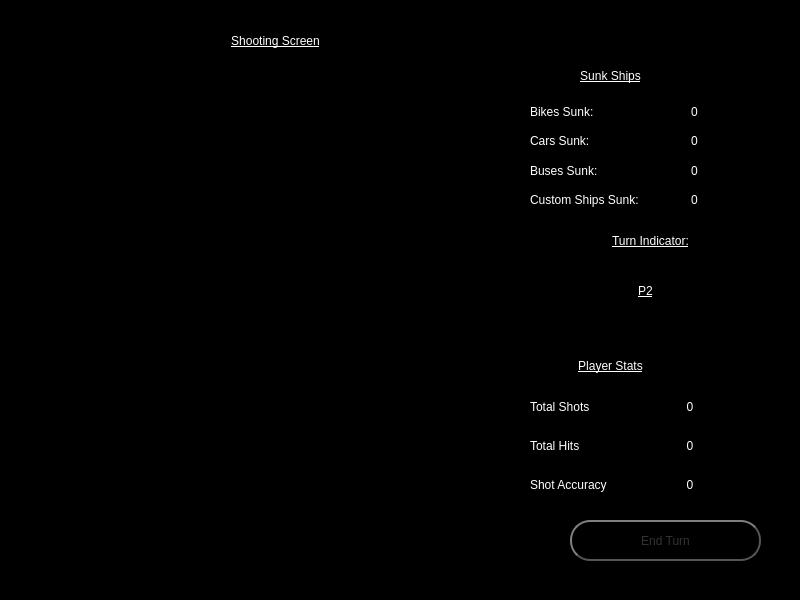
<?xml version="1.0" encoding="UTF-8"?>
<ui version="4.0">
 <class>ShotPage</class>
 <widget class="QWidget" name="ShotPage">
  <property name="geometry">
   <rect>
    <x>0</x>
    <y>0</y>
    <width>800</width>
    <height>600</height>
   </rect>
  </property>
  <property name="windowTitle">
   <string>Form</string>
  </property>
  <property name="styleSheet">
   <string notr="true">background-color: rgb(0, 0, 0);</string>
  </property>
  <widget class="QLabel" name="ShootScreenTitle">
   <property name="geometry">
    <rect>
     <x>120</x>
     <y>20</y>
     <width>311</width>
     <height>41</height>
    </rect>
   </property>
   <property name="styleSheet">
    <string notr="true">font: 75 22pt &quot;MS Shell Dlg 2&quot;;
text-decoration: underline;
color: rgb(255, 255, 255);</string>
   </property>
   <property name="text">
    <string>Shooting Screen</string>
   </property>
   <property name="alignment">
    <set>Qt::AlignCenter</set>
   </property>
  </widget>
  <widget class="QFrame" name="ShootingFrame">
   <property name="geometry">
    <rect>
     <x>30</x>
     <y>80</y>
     <width>500</width>
     <height>500</height>
    </rect>
   </property>
   <property name="frameShape">
    <enum>QFrame::StyledPanel</enum>
   </property>
   <property name="frameShadow">
    <enum>QFrame::Raised</enum>
   </property>
   <widget class="QWidget" name="gridLayoutWidget_2">
    <property name="geometry">
     <rect>
      <x>0</x>
      <y>0</y>
      <width>491</width>
      <height>491</height>
     </rect>
    </property>
    <layout class="QGridLayout" name="ShootingGrid">
     <property name="sizeConstraint">
      <enum>QLayout::SetMaximumSize</enum>
     </property>
     <property name="bottomMargin">
      <number>0</number>
     </property>
     <property name="spacing">
      <number>0</number>
     </property>
    </layout>
   </widget>
  </widget>
  <widget class="QLabel" name="shipsRemainLabel">
   <property name="geometry">
    <rect>
     <x>540</x>
     <y>60</y>
     <width>141</width>
     <height>31</height>
    </rect>
   </property>
   <property name="styleSheet">
    <string notr="true">color: rgb(255, 255, 255);
text-decoration: underline;
font: 75 20pt &quot;MS Shell Dlg 2&quot;;</string>
   </property>
   <property name="text">
    <string>Sunk Ships</string>
   </property>
   <property name="alignment">
    <set>Qt::AlignCenter</set>
   </property>
  </widget>
  <widget class="QPushButton" name="shootScreenEndTurn">
   <property name="geometry">
    <rect>
     <x>570</x>
     <y>520</y>
     <width>191</width>
     <height>41</height>
    </rect>
   </property>
   <property name="styleSheet">
    <string notr="true">QPushButton {
	font: 18pt &quot;MS Shell Dlg 2&quot;;
    color: #333;
    border: 2px solid #555;
    border-radius: 20px;
    border-style: outset;
    background: qradialgradient(
        cx: 0.3, cy: -0.4, fx: 0.3, fy: -0.4,
        radius: 1.35, stop: 0 #fff, stop: 1 #888
        );
    padding: 5px;
    }

QPushButton:hover {
    background: qradialgradient(
        cx: 0.3, cy: -0.4, fx: 0.3, fy: -0.4,
        radius: 1.35, stop: 0 #fff, stop: 1 #bbb
        );
    }

QPushButton:pressed {
    border-style: inset;
    background: qradialgradient(
        cx: 0.4, cy: -0.1, fx: 0.4, fy: -0.1,
        radius: 1.35, stop: 0 #fff, stop: 1 #ddd
        );
    }</string>
   </property>
   <property name="text">
    <string>End Turn</string>
   </property>
  </widget>
  <widget class="QWidget" name="gridLayoutWidget">
   <property name="geometry">
    <rect>
     <x>530</x>
     <y>100</y>
     <width>211</width>
     <height>111</height>
    </rect>
   </property>
   <layout class="QGridLayout" name="gridLayout_2">
    <item row="3" column="0">
     <widget class="QLabel" name="customSunkLabel">
      <property name="styleSheet">
       <string notr="true">color: rgb(255, 255, 255);
font: 75 12pt &quot;MS Shell Dlg 2&quot;;</string>
      </property>
      <property name="text">
       <string>Custom Ships Sunk: </string>
      </property>
     </widget>
    </item>
    <item row="0" column="0">
     <widget class="QLabel" name="bikesSunkLabel">
      <property name="styleSheet">
       <string notr="true">color: rgb(255, 255, 255);
font: 75 12pt &quot;MS Shell Dlg 2&quot;;</string>
      </property>
      <property name="text">
       <string>Bikes Sunk: </string>
      </property>
     </widget>
    </item>
    <item row="0" column="1">
     <widget class="QLabel" name="bikeSunkCount">
      <property name="minimumSize">
       <size>
        <width>30</width>
        <height>0</height>
       </size>
      </property>
      <property name="styleSheet">
       <string notr="true">color: rgb(255, 255, 255);
font: 75 12pt &quot;MS Shell Dlg 2&quot;;</string>
      </property>
      <property name="text">
       <string>0</string>
      </property>
      <property name="alignment">
       <set>Qt::AlignCenter</set>
      </property>
     </widget>
    </item>
    <item row="1" column="1">
     <widget class="QLabel" name="carSunkCount">
      <property name="styleSheet">
       <string notr="true">color: rgb(255, 255, 255);
font: 75 12pt &quot;MS Shell Dlg 2&quot;;</string>
      </property>
      <property name="text">
       <string>0</string>
      </property>
      <property name="alignment">
       <set>Qt::AlignCenter</set>
      </property>
     </widget>
    </item>
    <item row="2" column="1">
     <widget class="QLabel" name="busSunkCount">
      <property name="styleSheet">
       <string notr="true">color: rgb(255, 255, 255);
font: 75 12pt &quot;MS Shell Dlg 2&quot;;</string>
      </property>
      <property name="text">
       <string>0</string>
      </property>
      <property name="alignment">
       <set>Qt::AlignCenter</set>
      </property>
     </widget>
    </item>
    <item row="3" column="1">
     <widget class="QLabel" name="customSunkCount">
      <property name="styleSheet">
       <string notr="true">color: rgb(255, 255, 255);
font: 75 12pt &quot;MS Shell Dlg 2&quot;;</string>
      </property>
      <property name="text">
       <string>0</string>
      </property>
      <property name="alignment">
       <set>Qt::AlignCenter</set>
      </property>
     </widget>
    </item>
    <item row="1" column="0">
     <widget class="QLabel" name="carsSunkLabel">
      <property name="styleSheet">
       <string notr="true">color: rgb(255, 255, 255);
font: 75 12pt &quot;MS Shell Dlg 2&quot;;</string>
      </property>
      <property name="text">
       <string>Cars Sunk:</string>
      </property>
     </widget>
    </item>
    <item row="2" column="0">
     <widget class="QLabel" name="busesSunkLabel">
      <property name="styleSheet">
       <string notr="true">color: rgb(255, 255, 255);
font: 75 12pt &quot;MS Shell Dlg 2&quot;;</string>
      </property>
      <property name="text">
       <string>Buses Sunk:</string>
      </property>
     </widget>
    </item>
   </layout>
  </widget>
  <widget class="QWidget" name="gridLayoutWidget_3">
   <property name="geometry">
    <rect>
     <x>530</x>
     <y>390</y>
     <width>211</width>
     <height>111</height>
    </rect>
   </property>
   <layout class="QGridLayout" name="gridLayout_3">
    <item row="1" column="1">
     <widget class="QLabel" name="totalHitsCount">
      <property name="styleSheet">
       <string notr="true">color: rgb(255, 255, 255);
font: 75 12pt &quot;MS Shell Dlg 2&quot;;</string>
      </property>
      <property name="text">
       <string>0</string>
      </property>
      <property name="alignment">
       <set>Qt::AlignCenter</set>
      </property>
     </widget>
    </item>
    <item row="1" column="0">
     <widget class="QLabel" name="totalHitsLabel">
      <property name="styleSheet">
       <string notr="true">color: rgb(255, 255, 255);
font: 75 12pt &quot;MS Shell Dlg 2&quot;;</string>
      </property>
      <property name="text">
       <string>Total Hits</string>
      </property>
     </widget>
    </item>
    <item row="0" column="1">
     <widget class="QLabel" name="totalShotsCount">
      <property name="minimumSize">
       <size>
        <width>30</width>
        <height>0</height>
       </size>
      </property>
      <property name="styleSheet">
       <string notr="true">color: rgb(255, 255, 255);
font: 75 12pt &quot;MS Shell Dlg 2&quot;;</string>
      </property>
      <property name="text">
       <string>0</string>
      </property>
      <property name="alignment">
       <set>Qt::AlignCenter</set>
      </property>
     </widget>
    </item>
    <item row="2" column="1">
     <widget class="QLabel" name="accuracyCount">
      <property name="styleSheet">
       <string notr="true">color: rgb(255, 255, 255);
font: 75 12pt &quot;MS Shell Dlg 2&quot;;</string>
      </property>
      <property name="text">
       <string>0</string>
      </property>
      <property name="alignment">
       <set>Qt::AlignCenter</set>
      </property>
     </widget>
    </item>
    <item row="2" column="0">
     <widget class="QLabel" name="accuracyLabel">
      <property name="styleSheet">
       <string notr="true">color: rgb(255, 255, 255);
font: 75 12pt &quot;MS Shell Dlg 2&quot;;</string>
      </property>
      <property name="text">
       <string>Shot Accuracy</string>
      </property>
     </widget>
    </item>
    <item row="0" column="0">
     <widget class="QLabel" name="totalShotsLabel">
      <property name="styleSheet">
       <string notr="true">color: rgb(255, 255, 255);
font: 75 12pt &quot;MS Shell Dlg 2&quot;;</string>
      </property>
      <property name="text">
       <string>Total Shots</string>
      </property>
     </widget>
    </item>
   </layout>
  </widget>
  <widget class="QLabel" name="shipsRemainLabel_2">
   <property name="geometry">
    <rect>
     <x>530</x>
     <y>350</y>
     <width>161</width>
     <height>31</height>
    </rect>
   </property>
   <property name="styleSheet">
    <string notr="true">color: rgb(255, 255, 255);
text-decoration: underline;
font: 75 20pt &quot;MS Shell Dlg 2&quot;;</string>
   </property>
   <property name="text">
    <string>Player Stats</string>
   </property>
   <property name="alignment">
    <set>Qt::AlignCenter</set>
   </property>
  </widget>
  <widget class="QFrame" name="indicatorFrame">
   <property name="geometry">
    <rect>
     <x>560</x>
     <y>220</y>
     <width>171</width>
     <height>121</height>
    </rect>
   </property>
   <property name="styleSheet">
    <string notr="true">QFrame#indicatorFrame{
	border: 5px solid white;
	border-radius: 8px;
};</string>
   </property>
   <property name="frameShape">
    <enum>QFrame::StyledPanel</enum>
   </property>
   <property name="frameShadow">
    <enum>QFrame::Raised</enum>
   </property>
   <widget class="QLabel" name="indiTitleLabelShotPage">
    <property name="geometry">
     <rect>
      <x>20</x>
      <y>10</y>
      <width>141</width>
      <height>21</height>
     </rect>
    </property>
    <property name="styleSheet">
     <string notr="true">color: rgb(255, 255, 255);
font: 75 16pt &quot;MS Shell Dlg 2&quot;;
text-decoration: underline;</string>
    </property>
    <property name="text">
     <string>Turn Indicator:</string>
    </property>
    <property name="alignment">
     <set>Qt::AlignCenter</set>
    </property>
   </widget>
   <widget class="QLabel" name="turnIndiShotPage">
    <property name="geometry">
     <rect>
      <x>40</x>
      <y>40</y>
      <width>91</width>
      <height>61</height>
     </rect>
    </property>
    <property name="styleSheet">
     <string notr="true">color: rgb(255, 255, 255);
font: 75 24pt &quot;MS Shell Dlg 2&quot;;
text-decoration: underline;</string>
    </property>
    <property name="text">
     <string>P2</string>
    </property>
    <property name="alignment">
     <set>Qt::AlignCenter</set>
    </property>
   </widget>
  </widget>
 </widget>
 <resources/>
 <connections/>
</ui>
